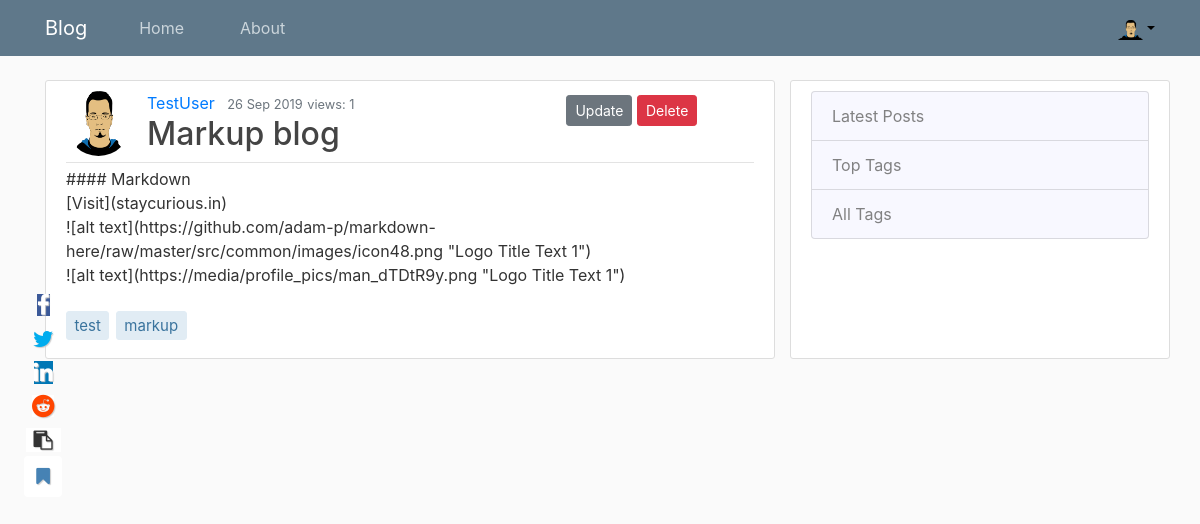
The page /blog/post/markup-blog (signed in) on the database as committed earlier.
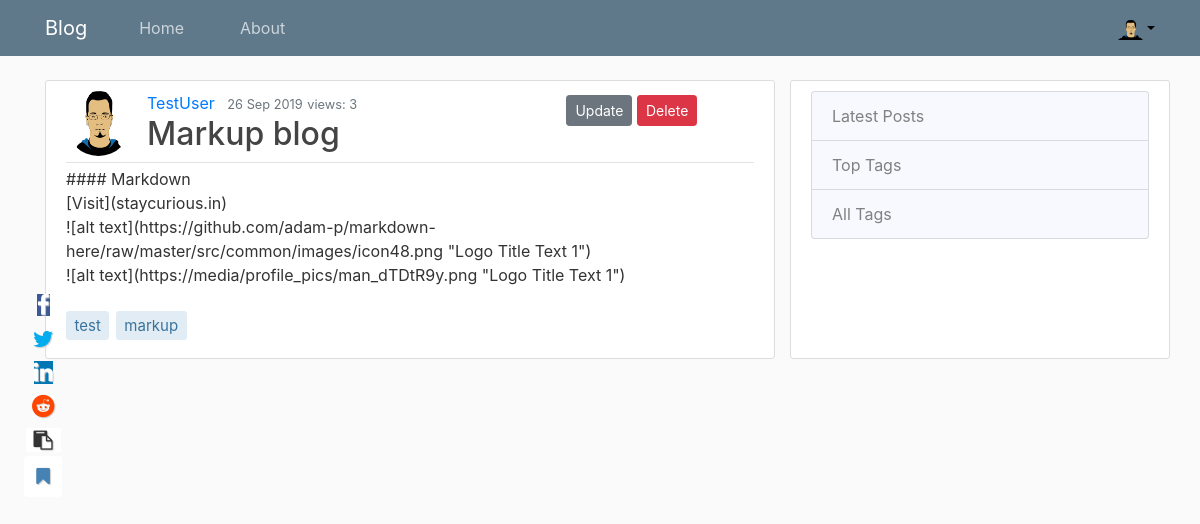
The same page on the database as committed later.
### Blog/models.py (models this page shows, shortened)
class Post(models.Model):
    title = models.CharField(help_text='Try to keep the title short, within 80 characters.', max_length=80, unique=True)
    slug = models.SlugField(default='', max_length=80)
    content = MarkupField(help_text=('This field supports all markup formatting'),
                        default='',
                        default_markup_type='markdown',
                        )
    tags = models.CharField(help_text='Enter tags separated by spaces. Do not enter more than 5 tags', max_length=80, default='', blank=True)
    date_posted = models.DateTimeField(default=timezone.now)
    last_updated = models.DateTimeField(auto_now=True)
    author = models.ForeignKey(User, null=True, on_delete=models.SET_NULL)
    publish = models.BooleanField(default=False)
    def get_tags_list(self):
        return self.tags.split()
    def get_post_detail_url(self):
        return reverse('Blog:post-detail', kwargs={'slug':self.slug})
    @property
    def hit_count(self):
        url, created = UrlHit.objects.get_or_create(url=self.get_post_detail_url())
        return url.hits

### Track/models.py (models this page shows, shortened)
class UrlHit(models.Model):
    url     = models.URLField()
    hits    = models.PositiveIntegerField(default=0)
    class Meta:
        ordering = ['-hits']
    def increase(self):
        print("increased by 1", self.hits, self.url)
        self.hits += 1
        self.save()

### Users/models.py (models this page shows, shortened)
class Profile(models.Model):
    user = models.OneToOneField(User, on_delete=models.CASCADE)
    bio = models.CharField(null=True, max_length=140, blank=True)
    image = models.ImageField(default='default.jpg', upload_to='profile_pics', blank=True)
    public = models.BooleanField(default=False)
    website = models.CharField(null=True, blank=True, max_length=80)
    location = models.CharField(null=True, max_length=200, blank=True)
    join_date = models.DateTimeField(auto_now_add=True)
    bookmarked_posts = models.ManyToManyField(Post)
    def get_bookmarked_posts(self):
        return [post.id for post in self.bookmarked_posts.all()]

### Track/views.py (the view)
    def wrap(request, *args, **kwargs):
        if not request.session.session_key:
            request.session.save()
        s_key = request.session.session_key
        ip = get_client_ip(request)
        url, url_created = UrlHit.objects.get_or_create(url=request.path)
        if url_created:
            track, created = HitCount.objects.get_or_create(url_hit=url, ip=ip, session=s_key)
            if created:
                url.increase()
                request.session[ip] = ip
                request.session[request.path] = request.path
        else:
            if ip and request.path not in request.session:
                track, created = HitCount.objects.get_or_create(url_hit=url, ip=ip, session=s_key)
                if created:
                    url.increase()
                    request.session[ip] = ip
                    request.session[request.path] = request.path
        return function(request, *args, **kwargs)

### Blog/views.py (called while the page is built)
    def get_context_data(self, **kwargs):
        context = super().get_context_data(**kwargs)
        if self.request.user.is_authenticated:
            context['profile'] = self.request.user.profile
        return context

### Track/views.py (called while the page is built)
def get_client_ip(request):
    x_forwarded_for = request.META.get('HTTP_X_FORWARDED_FOR')
    if x_forwarded_for:
        ip = x_forwarded_for.split(',')[0]
    else:
        ip = request.META.get('REMOTE_ADDR')
    return ip

### Blog/templates/Blog/post_detail.html (shortened to what this page needs)
{% extends "Blog/base.html" %}
{% load static %}
{% block content %}
<div id="share">
    {% include "share.html" %}
</div>
<article id="post-detail" class="content-section">
    <div class="media-body">
        <div class="article-metadata">
                <img class="rounded-circle article-img" src="{{ object.author.profile.image.url }}">
            <div class="article-info">
                <a class="mr-2" href="{% url 'Blog:user-posts' object.author.username %}">{{ object.author }}</a>
                <small class="text-muted">{{ object.date_posted|date:"j M Y" }}</small>
                <small class="text-muted">views: {{object.hit_count}}</small>
                {% if object.author == user %}
                    <div style="float:right">
                        <a class="btn btn-secondary btn-sm mt-1 mb-1" href="{% url 'Blog:post-update' object.slug %}">Update</a>
                        <a class="btn btn-danger btn-sm mt-1 mb-1" href="{% url 'Blog:post-delete' object.slug %}">Delete</a>
                    </div>
                {% endif %}
                <div class="article-title">
                    <h2>{{ object.title }}</a></h2>
                </div>
            </div>
        </div>
        <p class="article-content">{{ object.content }}</p>
        {% include "tags.html" with tags=object.get_tags_list %}
    </div>
</article>
{% endblock content %}

Rows that differ between the two databases and show on the page:
changed through a linked row, Post "Markup blog": hit_count "1" → "3"
